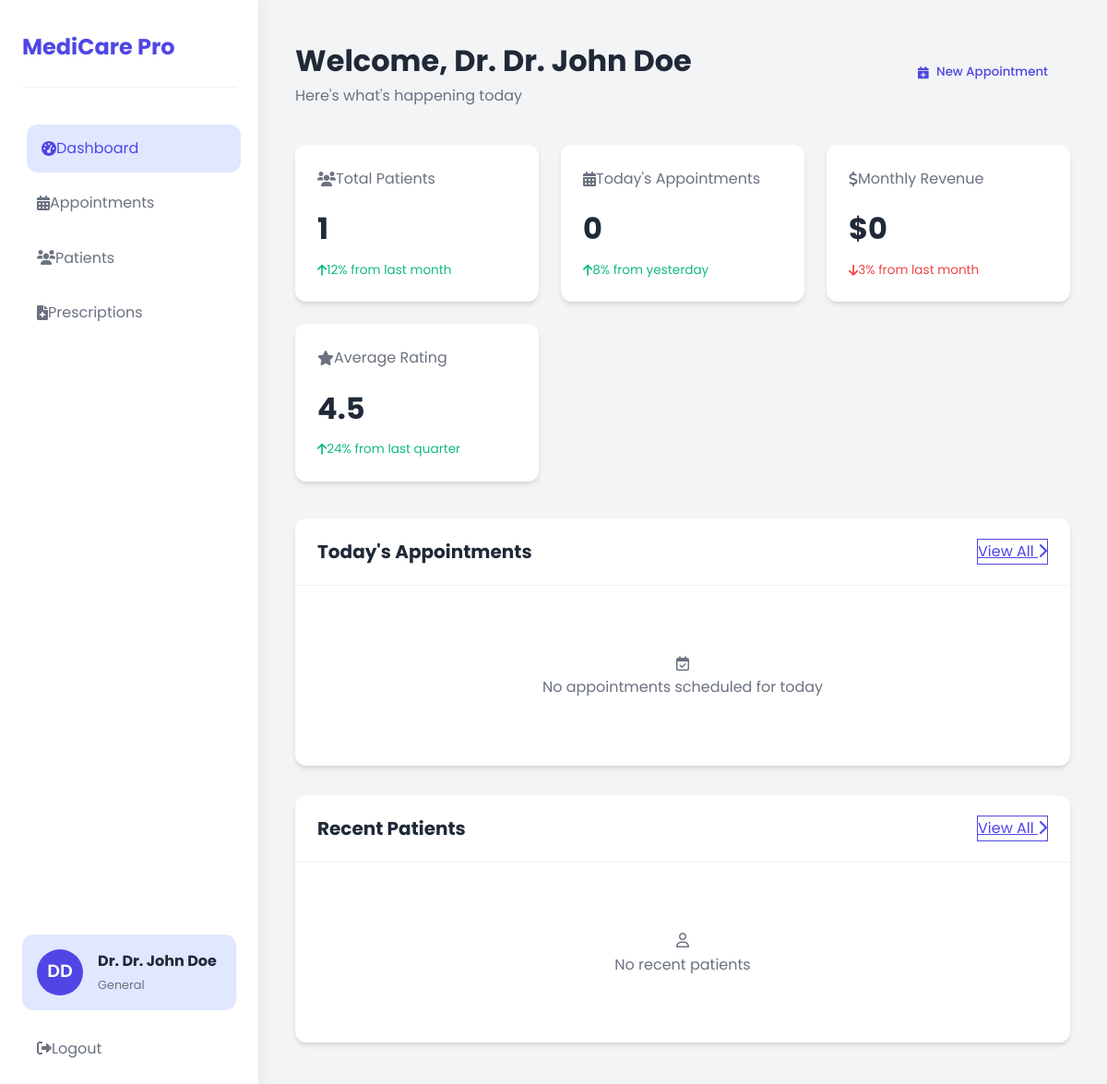
The app's page /doctor_dashboard (signed in), older data.
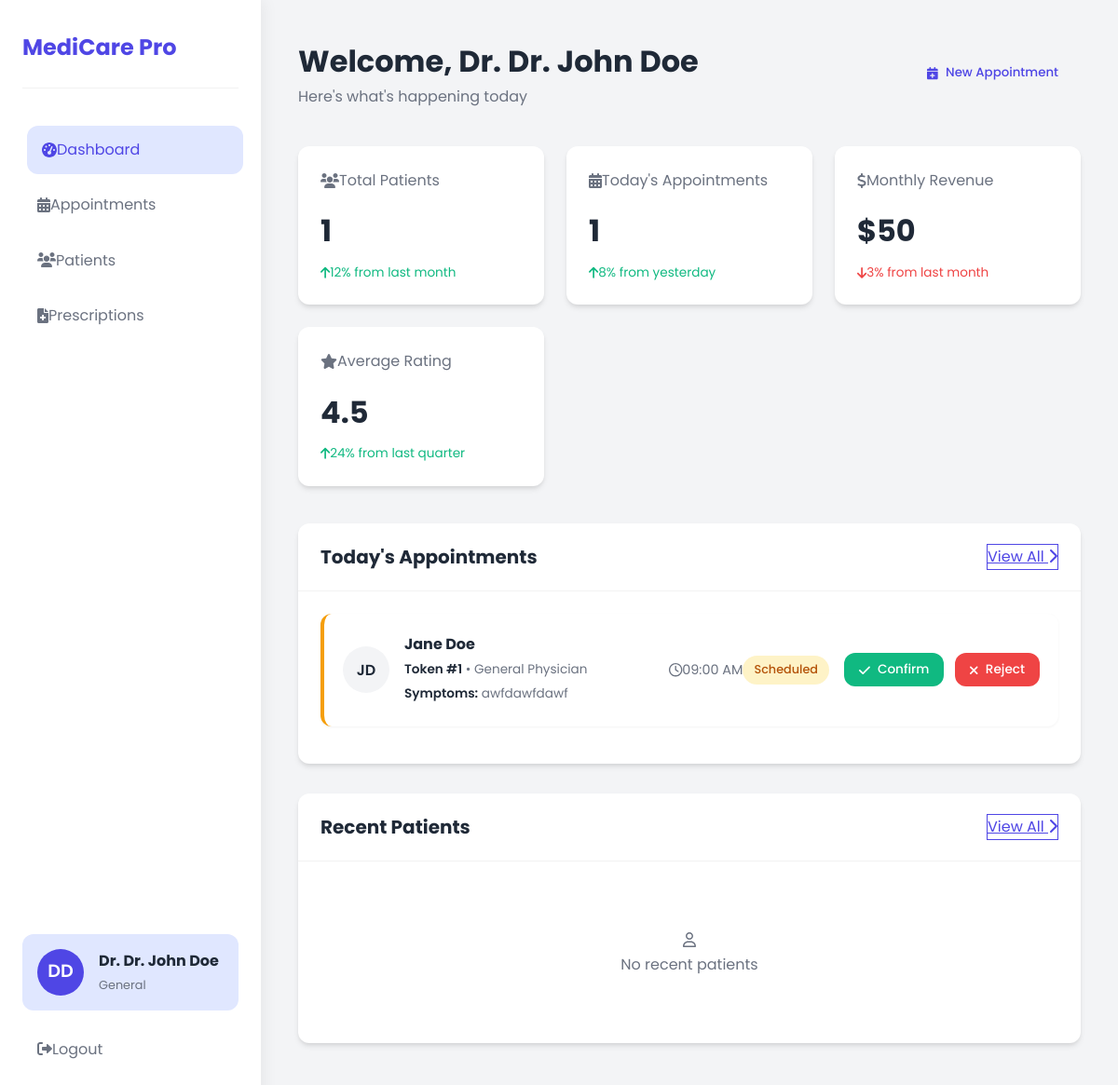
The same page, newer data.
### app.py (models this page shows, shortened)
class User(db.Model, UserMixin):
    id = db.Column(db.Integer, primary_key=True)
    username = db.Column(db.String(80), unique=True, nullable=False)
    email = db.Column(db.String(120), unique=True, nullable=False)
    password = db.Column(db.String(120), nullable=False)
    full_name = db.Column(db.String(120), nullable=False)
    dob = db.Column(db.DateTime)
    gender = db.Column(db.String(20))
    health_conditions = db.Column(db.String(200))
    is_admin = db.Column(db.Boolean, default=False)
    is_doctor = db.Column(db.Boolean, default=False)
    is_patient = db.Column(db.Boolean, default=True)
    specialty = db.Column(db.String(100))
    availability_status = db.Column(db.String(50), default='Available')
    appointments = db.relationship('Appointment', backref='user', lazy=True, foreign_keys='Appointment.user_id')
    doctor_appointments = db.relationship('Appointment', backref='doctor', lazy=True, foreign_keys='Appointment.doctor_id')

class Appointment(db.Model):
    id = db.Column(db.Integer, primary_key=True)
    user_id = db.Column(db.Integer, db.ForeignKey('user.id'), nullable=False)
    doctor_id = db.Column(db.Integer, db.ForeignKey('user.id'), nullable=False)
    health_problem = db.Column(db.String(200), nullable=False)
    symptoms = db.Column(db.Text, nullable=True)
    date = db.Column(db.DateTime, nullable=False)
    token_number = db.Column(db.Integer, nullable=False)
    status = db.Column(db.String(50), default='Scheduled')
    notes = db.Column(db.Text, nullable=True)
    created_at = db.Column(db.DateTime, default=datetime.now(timezone.utc))

### app.py (the view, shortened to what this page needs)
@app.route('/doctor_dashboard')
@login_required
def doctor_dashboard():
    if not current_user.is_doctor:
        flash('Access denied. Doctors only.', 'error')
        return redirect(url_for('home'))
    today = datetime.now(timezone.utc).date()
    day_start = datetime.combine(today, time(0, 0), tzinfo=timezone.utc)
    day_end = datetime.combine(today, time(23, 59, 59), tzinfo=timezone.utc)
    total_patients = User.query.filter_by(is_patient=True).count()
    todays_appointments = Appointment.query.filter(
        Appointment.doctor_id == current_user.id,
        Appointment.date >= day_start,
        Appointment.date <= day_end
    ).count()
    monthly_revenue = todays_appointments * 50
    average_rating = 4.5
    todays_appointments_query = Appointment.query.filter(
        Appointment.doctor_id == current_user.id,
        Appointment.date >= day_start,
        Appointment.date <= day_end
    ).order_by(Appointment.token_number.asc()).all()
    todays_appointments_data = []
    for appointment in todays_appointments_query:
        patient = db.session.get(User, appointment.user_id)
        todays_appointments_data.append({
            'appointment': appointment,
            'patient_initials': ''.join(word[0] for word in patient.full_name.split() if word)[:2] if patient else 'UN',
            'patient_name': patient.full_name if patient else 'Unknown'
        })
    recent_appointments = Appointment.query.filter(
        Appointment.doctor_id == current_user.id,
        Appointment.status == 'Completed'
    ).order_by(Appointment.date.desc()).limit(5).all()
    recent_patients = []
    return render_template(
        'doctor/doctor_dashboard.html',
        doctor_name=current_user.full_name,
        total_patients=total_patients,
        todays_appointments=todays_appointments,
        monthly_revenue=monthly_revenue,
        average_rating=average_rating,
        todays_appointments_data=todays_appointments_data,
        recent_patients=recent_patients
    )

### app.py (called while the page is built)
@login_manager.user_loader
def load_user(user_id):
    return db.session.get(User, int(user_id))

### templates/doctor/doctor_dashboard.html (shortened to what this page needs)
<!DOCTYPE html>
<html lang="en">
<head>
    <link rel="stylesheet" href="https://cdnjs.cloudflare.com/ajax/libs/font-awesome/6.0.0-beta3/css/all.min.css">
</head>
<body>
    <div class="dashboard-container">
        <aside class="sidebar" id="sidebar">
            <div class="sidebar-header">
                <h3>MediCare Pro</h3>
            </div>
            <nav>
                <a href="{{ url_for('doctor_dashboard') }}" class="nav-item active">
                    <i class="fas fa-tachometer-alt"></i> Dashboard
                </a>
                <a href="{{ url_for('appointments') }}" class="nav-item">
                    <i class="fas fa-calendar-alt"></i> Appointments
                </a>
                <a href="{{ url_for('patients') }}" class="nav-item">
                    <i class="fas fa-users"></i> Patients
                </a>
                <a href="{{ url_for('prescriptions') }}" class="nav-item">
                    <i class="fas fa-file-medical"></i> Prescriptions
                </a>
            </nav>
            <div class="sidebar-footer">
                <div class="doctor-profile">
                    <div class="doctor-avatar">
                        {{ current_user.full_name[0] }}{{ current_user.full_name.split()[-1][0] if current_user.full_name.split()|length > 1 else '' }}
                    </div>
                    <div class="doctor-info">
                        <h4>Dr. {{ current_user.full_name }}</h4>
                        <p>{{ current_user.specialty }}</p>
                    </div>
                </div>
                <a href="{{ url_for('logout') }}" class="nav-item" style="margin-top: 1rem;">
                    <i class="fas fa-sign-out-alt"></i> Logout
                </a>
            </div>
        </aside>
        <main class="main-content">
            <div class="header">
                <div>
                    <h1>Welcome, Dr. {{ doctor_name }}</h1>
                    <p>Here's what's happening today</p>
                </div>
                <div class="header-actions">
                    <button class="btn btn-outline">
                        <i class="fas fa-calendar-plus"></i> New Appointment
                    </button>
                </div>
            </div>
            <div class="stats-grid">
                <div class="stat-card">
                    <div class="stat-title">
                        <i class="fas fa-users"></i>
                        <span>Total Patients</span>
                    </div>
                    <div class="stat-value">{{ total_patients }}</div>
                    <div class="stat-change positive">
                        <i class="fas fa-arrow-up"></i> 12% from last month
                    </div>
                </div>
                <div class="stat-card">
                    <div class="stat-title">
                        <i class="fas fa-calendar-alt"></i>
                        <span>Today's Appointments</span>
                    </div>
                    <div class="stat-value">{{ todays_appointments }}</div>
                    <div class="stat-change positive">
                        <i class="fas fa-arrow-up"></i> 8% from yesterday
                    </div>
                </div>
                <div class="stat-card">
                    <div class="stat-title">
                        <i class="fas fa-dollar-sign"></i>
                        <span>Monthly Revenue</span>
                    </div>
                    <div class="stat-value">${{ monthly_revenue | int }}</div>
                    <div class="stat-change negative">
                        <i class="fas fa-arrow-down"></i> 3% from last month
                    </div>
                </div>
                <div class="stat-card">
                    <div class="stat-title">
                        <i class="fas fa-star"></i>
                        <span>Average Rating</span>
                    </div>
                    <div class="stat-value">{{ average_rating }}</div>
                    <div class="stat-change positive">
                        <i class="fas fa-arrow-up"></i> 24% from last quarter
                    </div>
                </div>
            </div>
            <div class="section">
                <div class="section-header">
                    <h2>Today's Appointments</h2>
                    <a href="{{ url_for('appointments') }}" class="btn btn-outline">
                        View All <i class="fas fa-chevron-right"></i>
                    </a>
                </div>
                <div class="section-content">
                    {% if todays_appointments_data %}
                        {% for item in todays_appointments_data %}
                            <div class="appointment-card {{ item.appointment.status }}">
                                <div class="patient-info">
                                    <div class="patient-avatar">
                                        {{ item.patient_initials }}
                                    </div>
                                    <div class="patient-details">
                                        <h4>{{ item.patient_name }}</h4>
                                        <p><strong>Token #{{ item.appointment.token_number }}</strong> • {{ item.appointment.health_problem }}</p>
                                        <p class="symptoms"><strong>Symptoms:</strong> {{ item.appointment.symptoms }}</p>
                                    </div>
                                </div>
                                <div class="appointment-time">
                                    <i class="far fa-clock"></i>
                                    {{ item.appointment.date.strftime('%I:%M %p') }}
                                    <span class="appointment-status
                                        {% if item.appointment.status == 'Scheduled' %}status-scheduled
                                        {% elif item.appointment.status == 'Confirmed' %}status-confirmed
                                        {% elif item.appointment.status == 'Completed' %}status-completed
                                        {% elif item.appointment.status == 'Rejected' %}status-rejected{% endif %}">
                                        {{ item.appointment.status }}
                                    </span>
                                </div>
                                <div class="appointment-actions">
                                    {% if item.appointment.status == 'Scheduled' %}
                                        <button class="action-btn btn-confirm" data-appointment-id="{{ item.appointment.id }}">
                                            <i class="fas fa-check"></i> Confirm
                                        </button>
                                        <button class="action-btn btn-reject" data-appointment-id="{{ item.appointment.id }}">
                                            <i class="fas fa-times"></i> Reject
                                        </button>
                                    {% elif item.appointment.status == 'Confirmed' %}
                                        <button class="action-btn btn-start" data-appointment-id="{{ item.appointment.id }}">
                                            <i class="fas fa-play"></i> Start
                                        </button>
                                    {% endif %}
                                </div>
                            </div>
                        {% endfor %}
                    {% else %}
                        <div class="empty-state">
                            <i class="far fa-calendar-check"></i>
                            <p>No appointments scheduled for today</p>
                        </div>
                    {% endif %}
                </div>
            </div>
            <div class="section">
                <div class="section-header">
                    <h2>Recent Patients</h2>
                    <a href="{{ url_for('patients') }}" class="btn btn-outline">
                        View All <i class="fas fa-chevron-right"></i>
                    </a>
                </div>
                <div class="section-content">
                    {% if recent_patients %}
                        {% for patient in recent_patients %}
                            <div class="appointment-card">
                                <div class="patient-info">
                                    <div class="patient-avatar">
                                        {{ patient.initials }}
                                    </div>
                                    <div class="patient-details">
                                        <h4>{{ patient.name }}</h4>
                                        <p>{{ patient.age }} years • {{ patient.gender }}</p>
                                    </div>
                                </div>
                                <div class="appointment-time">
                                    <i class="far fa-calendar-alt"></i>
                                    Last visit: {{ patient.last_visit }}
                                </div>
                            </div>
                        {% endfor %}
                    {% else %}
                        <div class="empty-state">
                            <i class="far fa-user"></i>
                            <p>No recent patients</p>
                        </div>
                    {% endif %}
                </div>
            </div>
        </main>
    </div>
</body>
</html>

Row changes from the older to the newer data that the page shows:
now on this page (row edited): User: patient_initials "JD", patient_name "Jane Doe", appointment.token_number "1", appointment.health_problem "General Physician", appointment.symptoms "awfdawfdawf", appointment "09:00 AM", appointment.status "Scheduled"
Text that changed along with them:
{{ todays_appointments }}: "0" → "1"
{{ monthly_revenue | int }}: "0" → "50"
text no longer shown: "No appointments scheduled for today"
